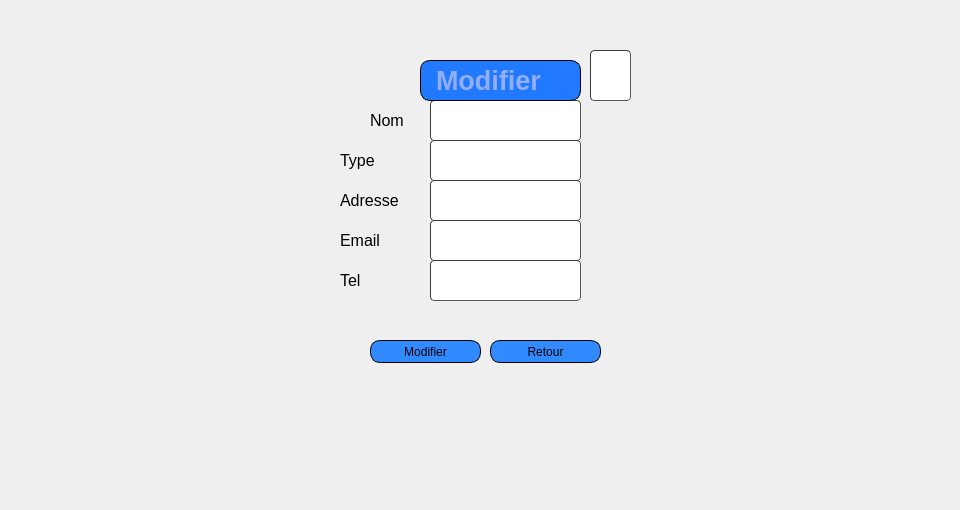
       <widget class="QWidget" name="page_23">
        <widget class="QLabel" name="label_63">
         <property name="geometry">
          <rect>
           <x>0</x>
           <y>0</y>
           <width>951</width>
           <height>501</height>
          </rect>
         </property>
         <property name="text">
          <string/>
         </property>
         <property name="pixmap">
          <pixmap resource="qt.qrc">:/new/prefix1/icons/haya.png</pixmap>
         </property>
        </widget>
        <widget class="QLabel" name="label_64">
         <property name="geometry">
          <rect>
           <x>310</x>
           <y>40</y>
           <width>371</width>
           <height>371</height>
          </rect>
         </property>
         <property name="text">
          <string/>
         </property>
         <property name="pixmap">
          <pixmap resource="qt.qrc">:/new/prefix1/icons/imf.jpg</pixmap>
         </property>
        </widget>
        <widget class="QLineEdit" name="nom_modif_2">
         <property name="geometry">
          <rect>
           <x>430</x>
           <y>100</y>
           <width>151</width>
           <height>41</height>
          </rect>
         </property>
         <property name="styleSheet">
          <string notr="true">	border-width: 1px; border-radius: 4px;
	border-color: rgb(58, 58, 58);
	border-style: inset;
	padding: 0 8px;


	selection-color: rgb(60, 63, 65);</string>
         </property>
        </widget>
        <widget class="QLineEdit" name="type_modif">
         <property name="geometry">
          <rect>
           <x>430</x>
           <y>140</y>
           <width>151</width>
           <height>41</height>
          </rect>
         </property>
         <property name="styleSheet">
          <string notr="true">	border-width: 1px; border-radius: 4px;
	border-color: rgb(58, 58, 58);
	border-style: inset;
	padding: 0 8px;


	selection-color: rgb(60, 63, 65);</string>
         </property>
        </widget>
        <widget class="QLineEdit" name="adresse_modif">
         <property name="geometry">
          <rect>
           <x>430</x>
           <y>180</y>
           <width>151</width>
           <height>41</height>
          </rect>
         </property>
         <property name="styleSheet">
          <string notr="true">	border-width: 1px; border-radius: 4px;
	border-color: rgb(58, 58, 58);
	border-style: inset;
	padding: 0 8px;


	selection-color: rgb(60, 63, 65);</string>
         </property>
        </widget>
        <widget class="QLineEdit" name="email_modif">
         <property name="geometry">
          <rect>
           <x>430</x>
           <y>220</y>
           <width>151</width>
           <height>41</height>
          </rect>
         </property>
         <property name="styleSheet">
          <string notr="true">	border-width: 1px; border-radius: 4px;
	border-color: rgb(58, 58, 58);
	border-style: inset;
	padding: 0 8px;


	selection-color: rgb(60, 63, 65);</string>
         </property>
        </widget>
        <widget class="QLineEdit" name="tel_modif">
         <property name="geometry">
          <rect>
           <x>430</x>
           <y>260</y>
           <width>151</width>
           <height>41</height>
          </rect>
         </property>
         <property name="styleSheet">
          <string notr="true">	border-width: 1px; border-radius: 4px;
	border-color: rgb(58, 58, 58);
	border-style: inset;
	padding: 0 8px;


	selection-color: rgb(60, 63, 65);</string>
         </property>
        </widget>
        <widget class="QLabel" name="text_noms_3">
         <property name="geometry">
          <rect>
           <x>370</x>
           <y>110</y>
           <width>51</width>
           <height>21</height>
          </rect>
         </property>
         <property name="font">
          <font>
           <family>Arial</family>
           <pointsize>12</pointsize>
          </font>
         </property>
         <property name="text">
          <string>Nom</string>
         </property>
        </widget>
        <widget class="QLabel" name="text_adresse_2">
         <property name="geometry">
          <rect>
           <x>340</x>
           <y>190</y>
           <width>81</width>
           <height>21</height>
          </rect>
         </property>
         <property name="font">
          <font>
           <family>Arial</family>
           <pointsize>12</pointsize>
          </font>
         </property>
         <property name="text">
          <string>Adresse</string>
         </property>
        </widget>
        <widget class="QLabel" name="text_adresse_3">
         <property name="geometry">
          <rect>
           <x>340</x>
           <y>150</y>
           <width>81</width>
           <height>21</height>
          </rect>
         </property>
         <property name="font">
          <font>
           <family>Arial</family>
           <pointsize>12</pointsize>
          </font>
         </property>
         <property name="text">
          <string>Type</string>
         </property>
        </widget>
        <widget class="QLabel" name="text_adresse_4">
         <property name="geometry">
          <rect>
           <x>340</x>
           <y>230</y>
           <width>81</width>
           <height>21</height>
          </rect>
         </property>
         <property name="font">
          <font>
           <family>Arial</family>
           <pointsize>12</pointsize>
          </font>
         </property>
         <property name="text">
          <string>Email</string>
         </property>
        </widget>
        <widget class="QLabel" name="text_adresse_5">
         <property name="geometry">
          <rect>
           <x>340</x>
           <y>270</y>
           <width>81</width>
           <height>21</height>
          </rect>
         </property>
         <property name="font">
          <font>
           <family>Arial</family>
           <pointsize>12</pointsize>
          </font>
         </property>
         <property name="text">
          <string>Tel</string>
         </property>
        </widget>
        <widget class="QPushButton" name="modifier_2">
         <property name="geometry">
          <rect>
           <x>370</x>
           <y>340</y>
           <width>111</width>
           <height>23</height>
          </rect>
         </property>
         <property name="styleSheet">
          <string notr="true">		border: 1px solid black;
border-radius: 10px;
padding: 0 8px;
background: #318aff;
font: bold, &quot;Arial&quot;;;
text-align:center;
</string>
         </property>
         <property name="text">
          <string>Modifier</string>
         </property>
         <property name="icon">
          <iconset resource="projet.qrc">
           <normaloff>:/new/prefix1/icons/icons8_checkmark_96px.png</normaloff>:/new/prefix1/icons/icons8_checkmark_96px.png</iconset>
         </property>
        </widget>
        <widget class="QPushButton" name="Annuler_2">
         <property name="geometry">
          <rect>
           <x>490</x>
           <y>340</y>
           <width>111</width>
           <height>23</height>
          </rect>
         </property>
         <property name="styleSheet">
          <string notr="true">		border: 1px solid black;
border-radius: 10px;
padding: 0 8px;
background: #318aff;
font: bold, &quot;Arial&quot;;;
text-align:center;
</string>
         </property>
         <property name="text">
          <string>Retour</string>
         </property>
         <property name="icon">
          <iconset resource="projet.qrc">
           <normaloff>:/new/prefix1/icons/icons8_back_to_200px.png</normaloff>:/new/prefix1/icons/icons8_back_to_200px.png</iconset>
         </property>
        </widget>
        <widget class="QLineEdit" name="id_3">
         <property name="geometry">
          <rect>
           <x>590</x>
           <y>50</y>
           <width>41</width>
           <height>51</height>
          </rect>
         </property>
         <property name="styleSheet">
          <string notr="true">	border-width: 1px; border-radius: 4px;
	border-color: rgb(58, 58, 58);
	border-style: inset;
	padding: 0 8px;


	selection-color: rgb(60, 63, 65);</string>
         </property>
        </widget>
        <widget class="QLabel" name="label_102">
         <property name="geometry">
          <rect>
           <x>420</x>
           <y>60</y>
           <width>161</width>
           <height>41</height>
          </rect>
         </property>
         <property name="font">
          <font>
           <family>Arial</family>
           <pointsize>20</pointsize>
           <weight>75</weight>
           <italic>false</italic>
           <bold>true</bold>
          </font>
         </property>
         <property name="styleSheet">
          <string notr="true">border: 1px solid black;
background-color: rgb(32, 121, 255);
color: rgb(146, 174, 250);
border-radius: 10px;
padding: 0 8px;

font: bold, &quot;Arial&quot;;;
text-align:center;</string>
         </property>
         <property name="text">
          <string>Modifier</string>
         </property>
        </widget>
       </widget>
